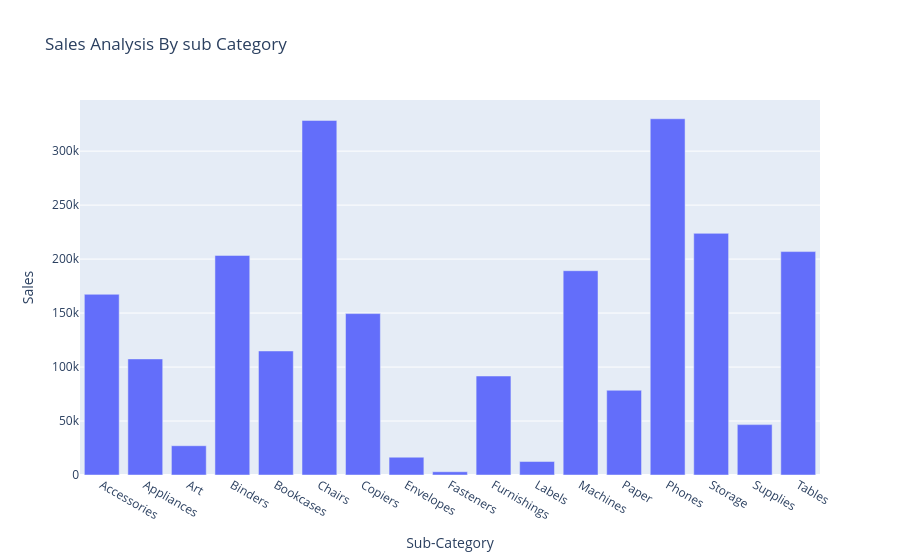

The cell this chart's notebook holds for it:
### Code cell
fig=px.bar(sales_by_Sub_category,
           x='Sub-Category',
           y='Sales',
           title="Sales Analysis By sub Category")
fig.show()

### Figure 1 — Plotly figure (JSON) as saved in the notebook; plotly's stock layout.template omitted (floating-point values rounded to 4 significant figures)
{"data": [{"alignmentgroup": "True", "hovertemplate": "Sub-Category=%{x}<br>Sales=%{y}<extra></extra>", "legendgroup": "", "marker": {"color": "#636efa", "pattern": {"shape": ""}}, "name": "", "offsetgroup": "", "orientation": "v", "showlegend": false, "textposition": "auto", "type": "bar", "x": ["Accessories", "Appliances", "Art", "Binders", "Bookcases", "Chairs", "Copiers", "Envelopes", "Fasteners", "Furnishings", "Labels", "Machines", "Paper", "Phones", "Storage", "Supplies", "Tables"], "xaxis": "x", "y": [167400.0, 107500.0, 27120.0, 203400.0, 114900.0, 328400.0, 149500.0, 16480.0, 3024.0, 91710.0, 12490.0, 189200.0, 78480.0, 330000.0, 223800.0, 46670.0, 207000.0], "yaxis": "y"}], "layout": {"barmode": "relative", "legend": {"tracegroupgap": 0}, "title": {"text": "Sales Analysis By sub Category"}, "xaxis": {"anchor": "y", "domain": [0, 1], "title": {"text": "Sub-Category"}}, "yaxis": {"anchor": "x", "domain": [0, 1], "title": {"text": "Sales"}}}}
